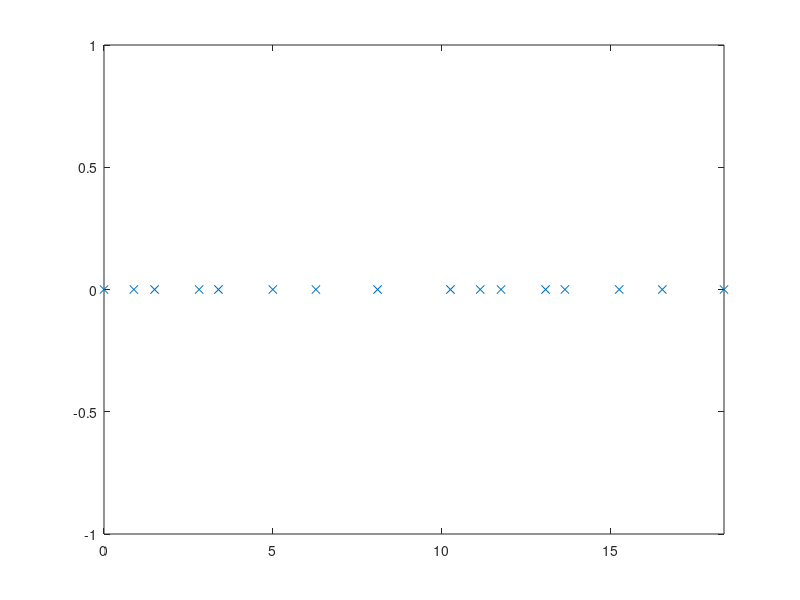

The MATLAB script that drew this image: (Note: this script raises an error after producing the figure.)
%% random spacing linear array side lobe Optimization

%clear;

%% Configuration
wavelength=1;
k=2*pi/wavelength;   % wave number
angleStep=0.05;
theta=0:angleStep:360;
elementNumber=16;
spacingMIN=0.5; % minimum space between two elements
spacingMAX=2;   % maximum space between two elements
mainbeam=5;     % width of the main lobe
thetaM=90;      % location of the main lobe

%% random spacing
%     d=spacingMIN + (spacingMAX-spacingMIN).*rand(1,elementNumber-1);
%     d=[0,d];

d=spacingMIN + (spacingMAX-spacingMIN).*rand(1,elementNumber/2-1);
d=[0,d,spacingMIN*2 + (spacingMAX*2-spacingMIN*2).*rand(1),d];

for nn=2:length(d)
    d(nn)=d(nn-1)+d(nn);
end

%% check results
% load('resultd.mat');
% load('resultw.mat')
% [r,c]=size(resultd);
% nn=21;
% d=resultd(nn,:);
%w=resultw(nn,:)';

figure(1);
plot(d,zeros(1,length(d)),'x');
axis([0,d(length(d)),-1,1]);

%% Array factor
A=zeros(length(theta),elementNumber);
for nn=1:length(d)
    A(:,nn)=exp(1i*k*d(nn)*cosd(theta));
end

%% Main lobe
A_M=zeros(1,elementNumber);
for nn=1:length(d)
    A_M(:,nn)=exp(1i*k*d(nn)*cosd(thetaM));
end

%% Side lobe
theta_SL=[0:angleStep:thetaM-mainbeam/2,thetaM+mainbeam/2:angleStep:180];
%theta_ML=90+mainbeam/2:angleStep:180;

A_SL=zeros(length(theta_SL),elementNumber);
for nn=1:length(d)
    A_SL(:,nn)=exp(1i*k*d(nn)*cosd(theta_SL));
end

%% Optimization
cvx_begin quiet
variable w(elementNumber) complex
minimize( max(abs(A_SL*w)) )
subject to
A_M*w==1;
cvx_end

%% Plot result
%w=ones(1,elementNumber)';
figure(2);
plot(theta,20*log10(abs(A*w))-max(20*log10(abs(A*w))));
axis([0,180,-30,0]);
